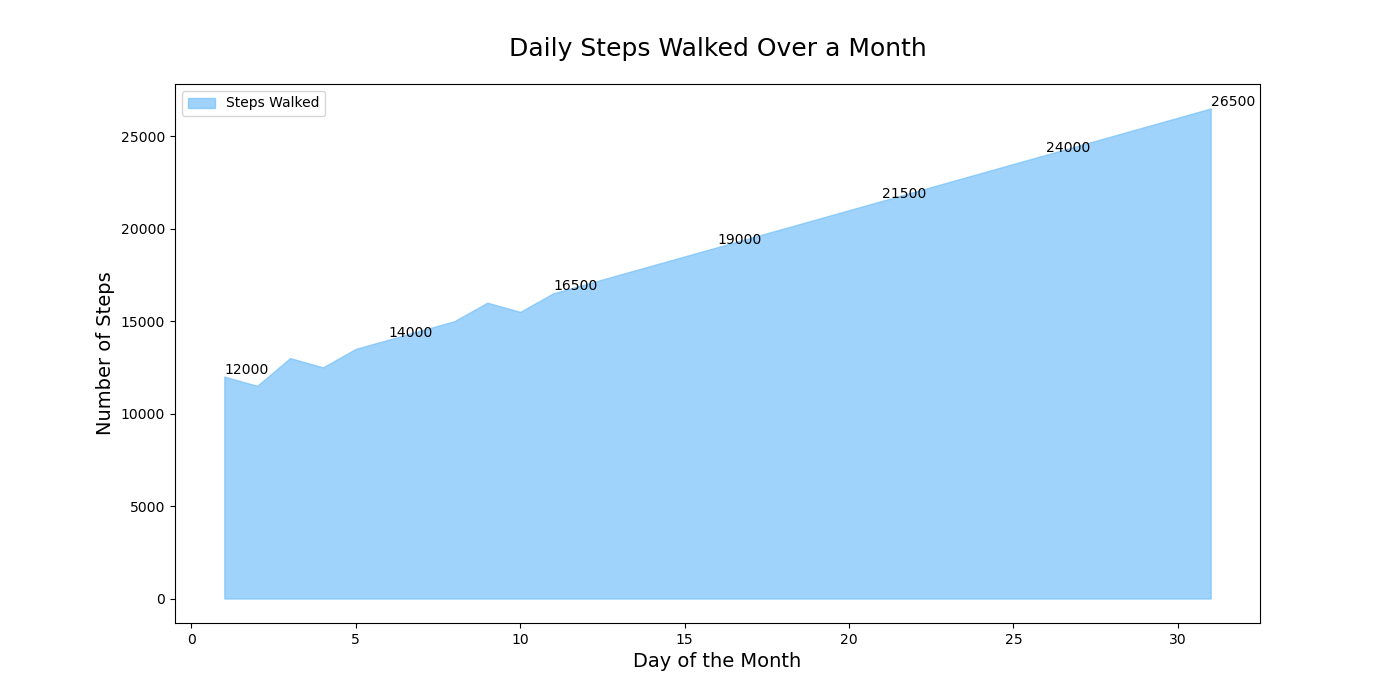

Recreate this plot in Python.

import matplotlib.pyplot as plt
import pandas as pd
from io import StringIO

# CSV data
csv_data = """Day,Steps Walked
1,12000
2,11500
3,13000
4,12500
5,13500
6,14000
7,14500
8,15000
9,16000
10,15500
11,16500
12,17000
13,17500
14,18000
15,18500
16,19000
17,19500
18,20000
19,20500
20,21000
21,21500
22,22000
23,22500
24,23000
25,23500
26,24000
27,24500
28,25000
29,25500
30,26000
31,26500"""

# Read data into a pandas DataFrame
data = pd.read_csv(StringIO(csv_data))

# Create figure and plot
fig, ax = plt.subplots(figsize=(14, 7))

# Fill area under the line
ax.fill_between(data['Day'], data['Steps Walked'], color="#76C1FA", alpha=0.7, label='Steps Walked')

# Labels and Titles
ax.set_xlabel('Day of the Month', fontsize=14)
ax.set_ylabel('Number of Steps', fontsize=14)
ax.set_title('Daily Steps Walked Over a Month', fontsize=18, pad=20)

# Annotations
for i in range(0, len(data), 5):
    ax.text(data['Day'][i], data['Steps Walked'][i], str(data['Steps Walked'][i]), fontsize=10, verticalalignment='bottom')

# Legend
ax.legend(loc='upper left')

# Display
plt.show()
